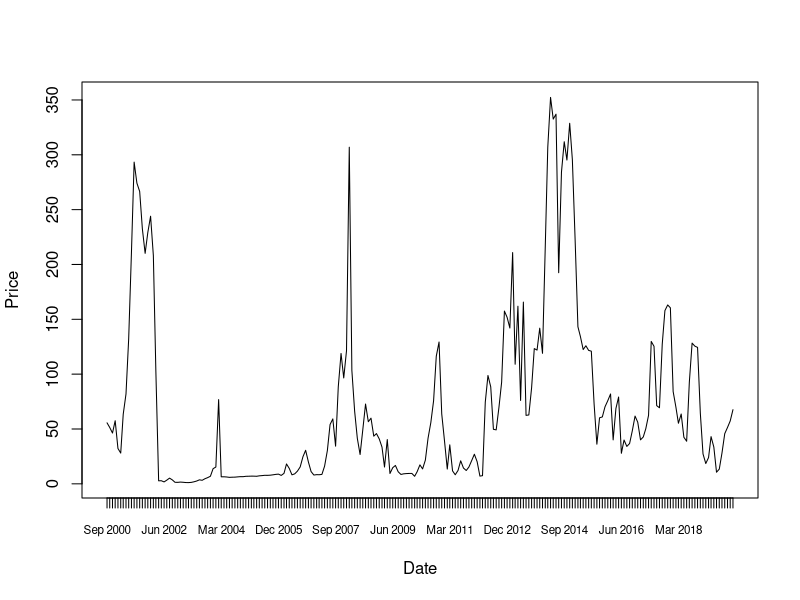

The R script that drew this image:
## ---- chunk 1
R.version
## ---- chunk 2
# Global Chart Configurations
# Used to resize plots
require(repr) 
options(repr.plot.width=8, repr.plot.height=3) 
# Used to print tables inside the R Notebook
require(knitr)
## ---- chunk 3
original.data = read.csv(file='../Data/PLD_NE_USD.csv', col.names=c('Date', 'Price'), colClasses=c('character', 'double'))

# Backup for verification purposes
price.data = original.data 

# Adjust dates
price.data$Date = paste("01", price.data$Date, sep="-")
price.data$Date = as.Date(price.data$Date, format="%d-%m-%Y")

# Show the first six lines of data
kable(head(price.data), caption="First lines of imported Price data:")
## ---- chunk 4
plot(Price ~ Date, price.data, xaxt = "n", type = "l"); axis(1, price.data$Date, format(price.data$Date, "%b %Y"), cex.axis = .7)
